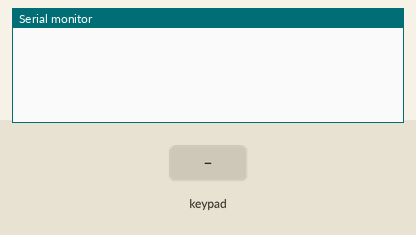
Bench run of a sketch on a simulated Arduino Uno, built with avr-gcc and run on an emulated ATmega328P. Shown: the last lines printed to the serial monitor. The test bench sets the inputs (shaded band).

Above: at 1.2 s.
1.3 s: key 'A' pressed
At 2.2 s:
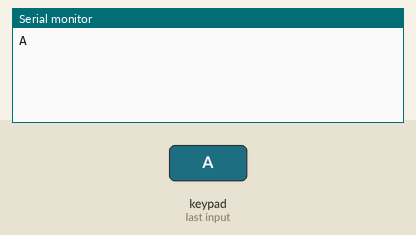
2.8 s: keypad keys 2 3 4 5 pressed 0.4 s apart
At 4.4 s:
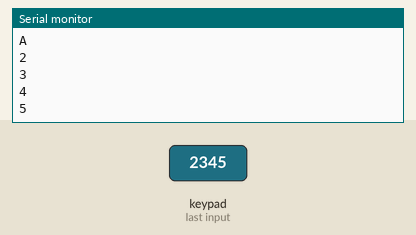
5.9 s: key 'B' pressed
At 6.9 s:
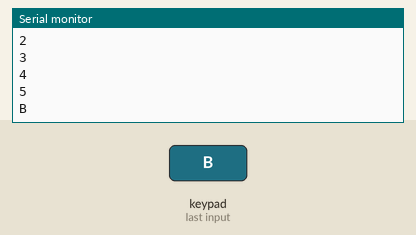
7.4 s: keypad keys 2 3 4 5 # pressed 0.4 s apart
At 10.4 s:
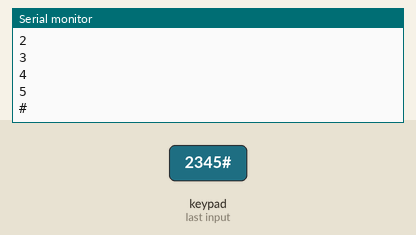
10.9 s: key 'C' pressed
At 12.1 s:
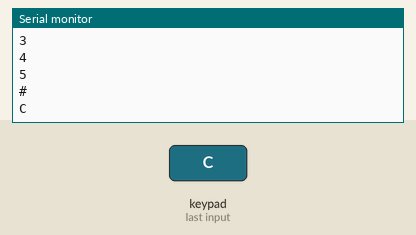
12.4 s: keypad keys 2 3 4 5 * pressed 0.4 s apart
At 14.3 s:
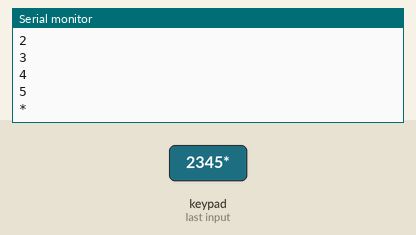
Timing chart, 0 to 15.8 s (numbered marks = the images above; inputs shaded):
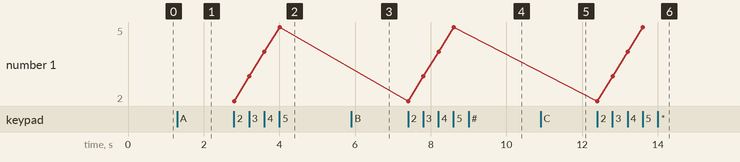

Measured:
- after the input at 1.3 s, the serial monitor: prints a new line at once (image 1)
- after the input at 2.8 s, the serial monitor: prints a new line at once (image 2)
- after the input at 5.9 s, the serial monitor: prints a new line at once (image 3)
- after the input at 7.4 s, the serial monitor: prints a new line at once (image 4)
- after the input at 10.9 s, the serial monitor: prints a new line at once (image 5)
- after the input at 12.4 s, the serial monitor: prints a new line at once (image 6)

The sketch:

keypad.ino
```cpp
#include <Keypad.h> //biblioteka od klawiatury

const byte ROWS = 4; // ile wierszy
const byte COLS = 4; //ile kolumn

byte rowPins[ROWS] = {2, 3, 4, 5}; //piny wierszy
byte colPins[COLS] = {7, 8, 9, 10}; //piny kolum

char keys[ROWS][COLS] = { //mapowanie klawiatury
 {'A','3','2','1'},
  {'B','6','5','4'},
  {'C','9','8','7'},
  {'D','#','0','*'},


};

Keypad klawiatura = Keypad( makeKeymap(keys), rowPins, colPins, ROWS, COLS ); //inicjalizacja klawiatury

void setup(){
  Serial.begin(9600);
}

void loop(){
  char klawisz = klawiatura.getKey();

  if (klawisz){
    Serial.println(klawisz);
  }
}
```
